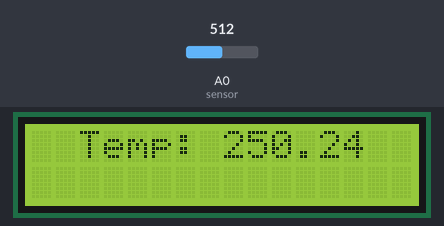
Recording of a sketch running on a simulated Arduino Uno, built with avr-gcc and run on an emulated ATmega328P. Parts: 16×2 character LCD. The inputs (shaded band) are chosen by the test bench; at power-on: A0 (sensor) = 512. What the sketch prints to the serial monitor is not drawn.

Above: at 1.2 s.
1.3 s: A0 (sensor) set to 716
At 2.8 s:
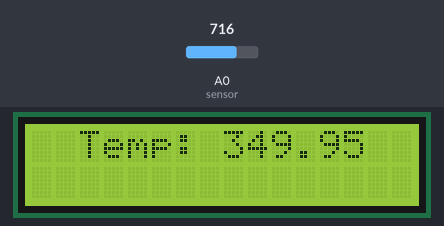
5.4 s: A0 (sensor) set to 900
At 6.8 s:
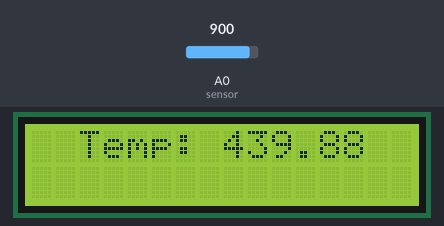
8.5 s: A0 (sensor) set to 1023
At 9.6 s:
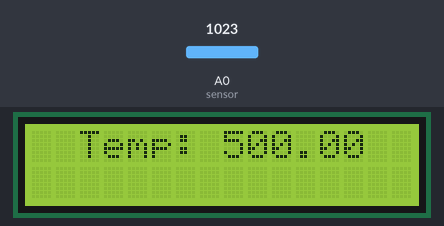
Timing chart, 0 to 11.5 s (numbered marks = the images above; inputs shaded):
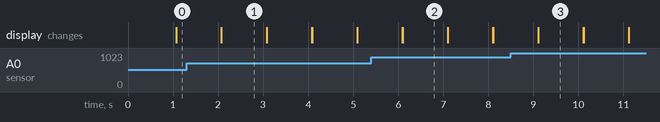

Measured:
- after the input at 1.3 s, the display: first differs from a run without the input after 0.78 s (image 1)
- after the input at 5.4 s, the display: first differs from a run without the input after 0.69 s (image 2)
- after the input at 8.5 s, the display: first differs from a run without the input after 0.61 s (image 3)
- what the display in image 1 shows lasts 1.0 s, from 2.1 s to 3.1 s

The sketch:

Temp_sensor.ino
```cpp
#include <LiquidCrystal.h>

LiquidCrystal lcd(2, 3, 4, 5, 6, 7);
const int sensor=A0; // Assigning analog pin A5 to variable 'sensor'
  float tempc; //variable to store temperature in degree Celsius
  float tempf; //variable to store temperature in Fahreinheit
  float vout; //temporary variable to hold sensor reading
void setup() {
  // put your setup code here, to run once:
  lcd.begin(16, 2);
  pinMode(sensor,INPUT); // Configuring sensor pin as input

Serial.begin(9600);

}

void loop() {
  // put your main code here, to run repeatedly:
  vout=analogRead(sensor); //Reading the value from sensor
vout=(vout*500)/1023;
tempc=vout; // Storing value in Degree Celsius
Serial.println(tempc);
    lcd.setCursor(2, 0);
    lcd.print("Temp: ");
     lcd.print(tempc);
     delay(1000);
     lcd.clear();


}
```
